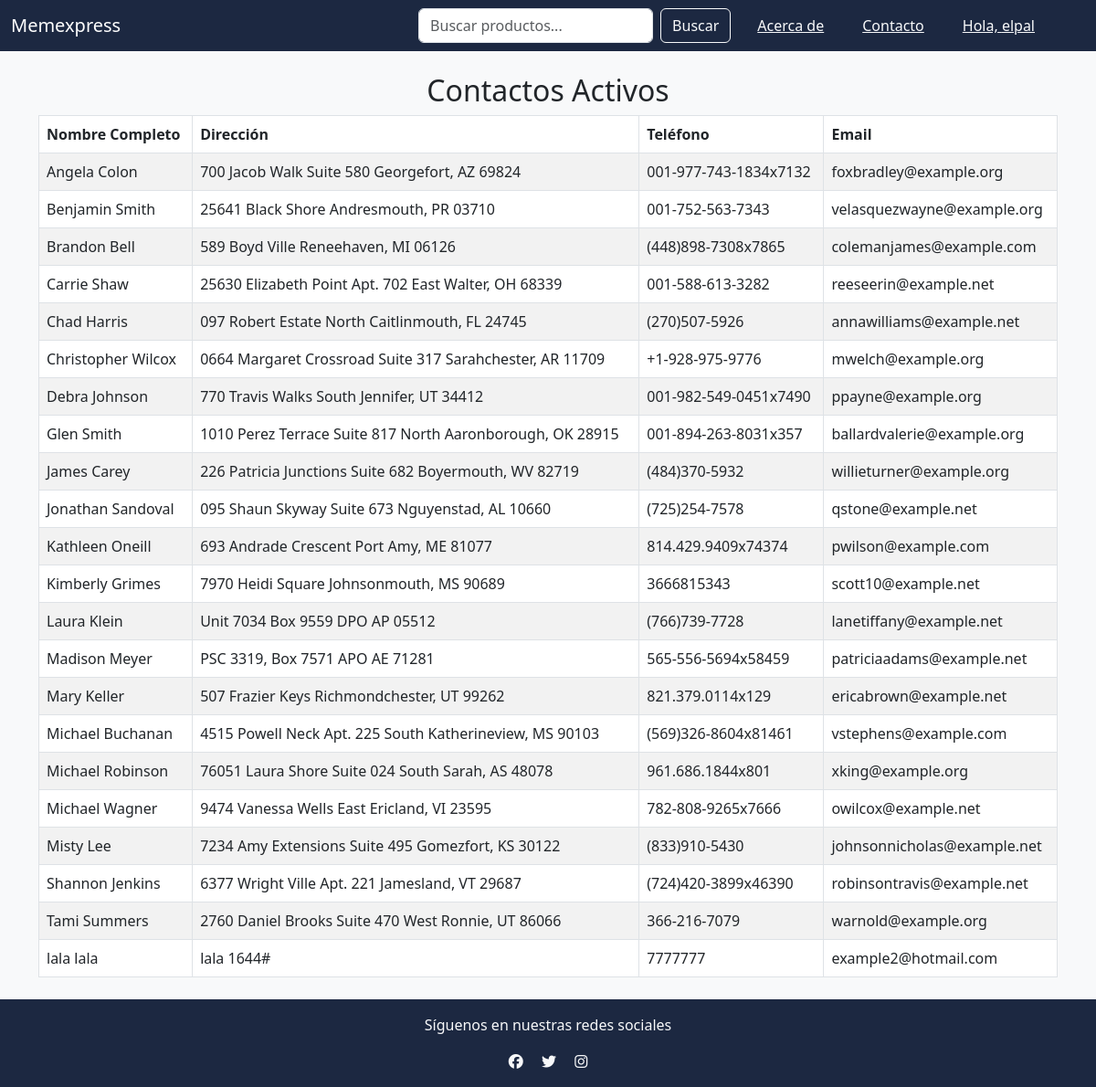
Page /shopapp/about/ (signed in) on the committed database.
### shopapp/models.py (models this page shows, shortened)
class Contacts(models.Model):
    full_name = models.CharField(max_length=100, unique="True")
    address = models.CharField(max_length=255)
    phone = models.CharField(max_length=15)
    email = models.EmailField()
    active = models.BooleanField()

### shopapp/views.py (the view, shortened to what this page needs)
# urls.py: path('about/', about, name='about'),
def about(request):
    fake = Faker()
    active_contacts = Contacts.objects.filter(active=True).order_by("full_name") # Imprime los datos en orden alfabe de los nombres
    return render(request, 'shopapp/about.html', {'contacts': active_contacts})

### templates/shopapp/about.html
{% extends 'shopapp/base.html' %}
{% block content %}
    <div class="container my-4">
        <h2 class="text-center">Contactos Activos</h2>
        <table class="table table-striped table-bordered">
            <thead class="">
                <tr>
                    <th>Nombre Completo</th>
                    <th>Dirección</th>
                    <th>Teléfono</th>
                    <th>Email</th>
                </tr>
            </thead>
            <tbody>
                {% for contact in contacts %}
                <tr>
                    <td>{{ contact.full_name }}</td>
                    <td>{{ contact.address }}</td>
                    <td>{{ contact.phone }}</td>
                    <td>{{ contact.email }}</td>
                </tr>
                {% endfor %}
            </tbody>
        </table>
    </div>
</body>
</html>
{% endblock%}

### templates/shopapp/base.html (shortened to what this page needs)
<!DOCTYPE html>
{% load static %}
<html lang="es">
<head>
    <link href="https://cdn.jsdelivr.net/npm/bootstrap@5.3.0/dist/css/bootstrap.min.css" rel="stylesheet">
    <link rel="stylesheet" href="{% static 'shopApp/css/styles.css' %}">
</head>
<body class="bg-light">
    <nav class="navbar navbar-expand-lg navbar-dark text-light">
        <div class="container-fluid">
            <a class="navbar-brand" href="#">Memexpress</a>
            <div class="collapse navbar-collapse" id="navbarNav">
                <form class="d-flex ms-auto">
                    <input class="form-control me-2" type="search" placeholder="Buscar productos...">
                    <button class="btn btn-outline-light text-light" type="submit">Buscar</button>
                </form>
                <ul class="navbar-nav mr-auto mt-2 mt-lg-0">
                    <a href="{% url 'about' %}" class="btn btn-link ms-3 text-light">Acerca de</a>
                    <a href="{% url 'add_contact' %}" class="btn btn-link ms-3 text-light">Contacto</a>
                        {% if user.is_authenticated %}
                            <a onclick="document.getElementById('logout-form').submit()" class="btn btn-link ms-3 text-light">Hola, {{ user.get_username }}</a>
                        {% else %}
                            <a href="{% url 'login' %}" class="btn btn-link ms-3 text-light">Iniciar Sesion</a>
                        {% endif %}
                        <button class="btn btn-link ms-3 text-light"></button>
                    </ul>
            </div>
        </div>
    </nav>
     <div>
        {% block content %}{% endblock %}
    <footer class=" text-light text-center py-3">
        <p>Síguenos en nuestras redes sociales</p>
        <a href="#" class="text-light mx-2"><i class="fab fa-facebook"></i></a>
        <a href="#" class="text-light mx-2"><i class="fab fa-twitter"></i></a>
        <a href="#" class="text-light mx-2"><i class="fab fa-instagram"></i></a>
    </footer>
</body>
</html>

### static/shopApp/css/styles.css (style rules this page uses)
.navbar { background-color: rgb(28,40,65); }
footer { background-color: rgb(28,40,65); }
thead th { background-color: rgb(0,49,83); }

### rows in the picture
Contacts: full_name "Angela Colon", address "700 Jacob Walk Suite 580 Georgefort, AZ 69824", phone "001-977-743-1834x7132", email "foxbradley@example.org"
Contacts: full_name "Benjamin Smith", address "25641 Black Shore Andresmouth, PR 03710", phone "001-752-563-7343", email "velasquezwayne@example.org"
Contacts: full_name "Brandon Bell", address "589 Boyd Ville Reneehaven, MI 06126", phone "(448)898-7308x7865", email "colemanjames@example.com"
Contacts: full_name "Carrie Shaw", address "25630 Elizabeth Point Apt. 702 East Walter, OH 68339", phone "001-588-613-3282", email "reeseerin@example.net"
Contacts: full_name "Chad Harris", address "097 Robert Estate North Caitlinmouth, FL 24745", phone "(270)507-5926", email "annawilliams@example.net"
Contacts: full_name "Christopher Wilcox", address "0664 Margaret Crossroad Suite 317 Sarahchester, AR 11709", phone "+1-928-975-9776", email "mwelch@example.org"
Contacts: full_name "Debra Johnson", address "770 Travis Walks South Jennifer, UT 34412", phone "001-982-549-0451x7490", email "ppayne@example.org"
Contacts: full_name "Glen Smith", address "1010 Perez Terrace Suite 817 North Aaronborough, OK 28915", phone "001-894-263-8031x357", email "ballardvalerie@example.org"
Contacts: full_name "James Carey", address "226 Patricia Junctions Suite 682 Boyermouth, WV 82719", phone "(484)370-5932", email "willieturner@example.org"
Contacts: full_name "Jonathan Sandoval", address "095 Shaun Skyway Suite 673 Nguyenstad, AL 10660", phone "(725)254-7578", email "qstone@example.net"
Contacts: full_name "Kathleen Oneill", address "693 Andrade Crescent Port Amy, ME 81077", phone "814.429.9409x74374", email "pwilson@example.com"
Contacts: full_name "Kimberly Grimes", address "7970 Heidi Square Johnsonmouth, MS 90689", phone "3666815343", email "scott10@example.net"
Contacts: full_name "Laura Klein", address "Unit 7034 Box 9559 DPO AP 05512", phone "(766)739-7728", email "lanetiffany@example.net"
Contacts: full_name "Madison Meyer", address "PSC 3319, Box 7571 APO AE 71281", phone "565-556-5694x58459", email "patriciaadams@example.net"
Contacts: full_name "Mary Keller", address "507 Frazier Keys Richmondchester, UT 99262", phone "821.379.0114x129", email "ericabrown@example.net"
Contacts: full_name "Michael Buchanan", address "4515 Powell Neck Apt. 225 South Katherineview, MS 90103", phone "(569)326-8604x81461", email "vstephens@example.com"
Contacts: full_name "Michael Robinson", address "76051 Laura Shore Suite 024 South Sarah, AS 48078", phone "961.686.1844x801", email "xking@example.org"
Contacts: full_name "Michael Wagner", address "9474 Vanessa Wells East Ericland, VI 23595", phone "782-808-9265x7666", email "owilcox@example.net"
Contacts: full_name "Misty Lee", address "7234 Amy Extensions Suite 495 Gomezfort, KS 30122", phone "(833)910-5430", email "johnsonnicholas@example.net"
Contacts: full_name "Shannon Jenkins", address "6377 Wright Ville Apt. 221 Jamesland, VT 29687", phone "(724)420-3899x46390", email "robinsontravis@example.net"
Contacts: full_name "Tami Summers", address "2760 Daniel Brooks Suite 470 West Ronnie, UT 86066", phone "366-216-7079", email "warnold@example.org"
Contacts: full_name "lala lala", address "lala 1644#", phone "7777777", email "example2@hotmail.com"

### other values in the picture
{{ user.get_username }} "elpal"
